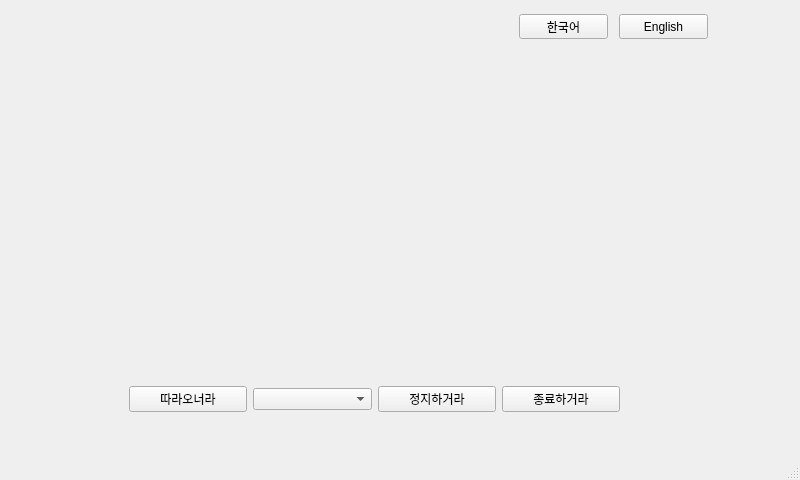
<?xml version="1.0" encoding="UTF-8"?>
<ui version="4.0">
 <class>MainWindow</class>
 <widget class="QMainWindow" name="MainWindow">
  <property name="geometry">
   <rect>
    <x>0</x>
    <y>0</y>
    <width>800</width>
    <height>480</height>
   </rect>
  </property>
  <property name="windowTitle">
   <string>MainWindow</string>
  </property>
  <widget class="QWidget" name="centralwidget">
   <layout class="QVBoxLayout" name="verticalLayout">
    <item>
     <widget class="QStackedWidget" name="stackedWidget">
      <property name="currentIndex">
       <number>0</number>
      </property>
      <widget class="QWidget" name="workingPage">
       <widget class="QWidget" name="horizontalLayoutWidget">
        <property name="geometry">
         <rect>
          <x>120</x>
          <y>370</y>
          <width>491</width>
          <height>41</height>
         </rect>
        </property>
        <layout class="QHBoxLayout" name="horizontalLayout">
         <item>
          <widget class="QPushButton" name="carryPB">
           <property name="text">
            <string>따라오너라</string>
           </property>
          </widget>
         </item>
         <item>
          <widget class="QComboBox" name="naviCB"/>
         </item>
         <item>
          <widget class="QPushButton" name="tempPB">
           <property name="text">
            <string>정지하거라</string>
           </property>
          </widget>
         </item>
         <item>
          <widget class="QPushButton" name="endCB">
           <property name="text">
            <string>종료하거라</string>
           </property>
          </widget>
         </item>
        </layout>
       </widget>
       <widget class="QLabel" name="statusLabel">
        <property name="geometry">
         <rect>
          <x>40</x>
          <y>340</y>
          <width>351</width>
          <height>25</height>
         </rect>
        </property>
        <property name="text">
         <string/>
        </property>
       </widget>
       <widget class="QPushButton" name="langKrPB">
        <property name="geometry">
         <rect>
          <x>510</x>
          <y>5</y>
          <width>89</width>
          <height>25</height>
         </rect>
        </property>
        <property name="text">
         <string>한국어</string>
        </property>
       </widget>
       <widget class="QPushButton" name="langEnPB">
        <property name="geometry">
         <rect>
          <x>610</x>
          <y>5</y>
          <width>89</width>
          <height>25</height>
         </rect>
        </property>
        <property name="text">
         <string>English</string>
        </property>
       </widget>
      </widget>
      <widget class="QWidget" name="gohomePage">
       <widget class="QLabel" name="label_2">
        <property name="geometry">
         <rect>
          <x>170</x>
          <y>140</y>
          <width>301</width>
          <height>101</height>
         </rect>
        </property>
        <property name="text">
         <string>돌쇠 집가는 사진</string>
        </property>
       </widget>
       <widget class="QLabel" name="label_3">
        <property name="geometry">
         <rect>
          <x>220</x>
          <y>370</y>
          <width>141</width>
          <height>17</height>
         </rect>
        </property>
        <property name="text">
         <string>돌쇠 퇴근해유~~</string>
        </property>
       </widget>
      </widget>
     </widget>
    </item>
   </layout>
  </widget>
  <widget class="QMenuBar" name="menubar">
   <property name="geometry">
    <rect>
     <x>0</x>
     <y>0</y>
     <width>800</width>
     <height>22</height>
    </rect>
   </property>
  </widget>
  <widget class="QStatusBar" name="statusbar"/>
 </widget>
 <resources/>
 <connections/>
</ui>
